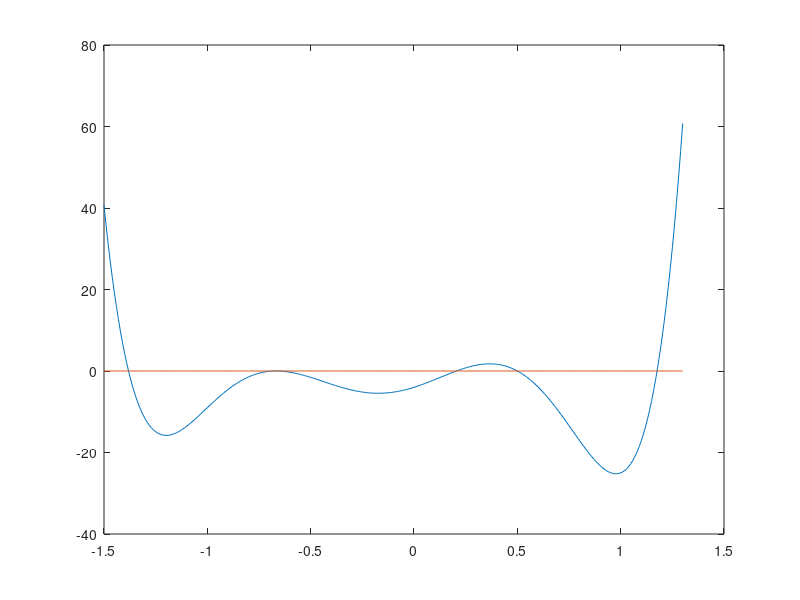

Source code (MATLAB):
function project3
format short;

    function bracket(p0, p1, f)
        br=[p0 f(p0) p1 f(p1)];
        res=1;
        ite=0;
        while (res>1e-8) && (ite<50)
            p2=p1-f(p1)/((f(p1)-f(p0))/(p1-p0));
            if(f(p2)*f(p1)>0),p1=p2;else p0=p2;end
            br=[br; p0 f(p0) p1 f(p1)];
            ite=ite+1;
            res=abs(f(p2));
        end;
        x=p2
        table=[' a f(a) b f(b)']
        br
        iterations=ite
    endfunction

    function newton(x, s, f, f_prime)
        oe=abs(x-s); % keep a copy of error
        out=[]; % output
        ite=0;
        res=1;
        while (res>1e-8) && (ite<50)
            xnew=x-f(x)/f_prime(x);
            e=abs(xnew-s);
            out=[out; x f(x) f_prime(x) e e/oe^2 ];
            %printf("x%d = %s\n", i -1, rats(x))
            x=xnew;
            oe=e;
            ite=ite+1;
            res=abs(f(xnew));
        end

        printf("x_i     f(x_i)      f'(x_i)     e_{i+1}     e_{i+1}/e_i^2\n")
        out,
        x,
        %format short; out(:,2)
    endfunction

    f=inline('54*x.^6 + 45*x.^5 - 102*x.^4 - 69*x.^3 + 35*x.^2 + 16*x - 4');
    f_prime=inline('324*x.^5 + 225*x.^4 - 408*x.^3 - 207*x.^2 + 70*x + 16');
    % roots:
    % x1= (-2/3) = -0.6666666667
    % x2= 0.5
    % x3= -1.3813
    % x4= 0.20518
    % x5= 1.1761

    x=-1.5:0.01:1.3;
    plot(x, f(x), x, 0*x);

    % do all bracket guesses
    bracket(-0.666666, -0.6666667, f);
    bracket(0.25, 0.75, f);
    bracket(-1.4, -1.3, f);
    bracket(0.2, 0.3, f);
    bracket(1.1, 1.2, f);


    % do all newton guesses
    newton(-0.7,-0.6666666667, f, f_prime);
    newton(0.499, 0.5, f, f_prime);
    newton(-1.4, -1.3813, f, f_prime);
    newton(0.2, 0.20518, f, f_prime);
    newton(1.16, 1.1761, f, f_prime);

endfunction
